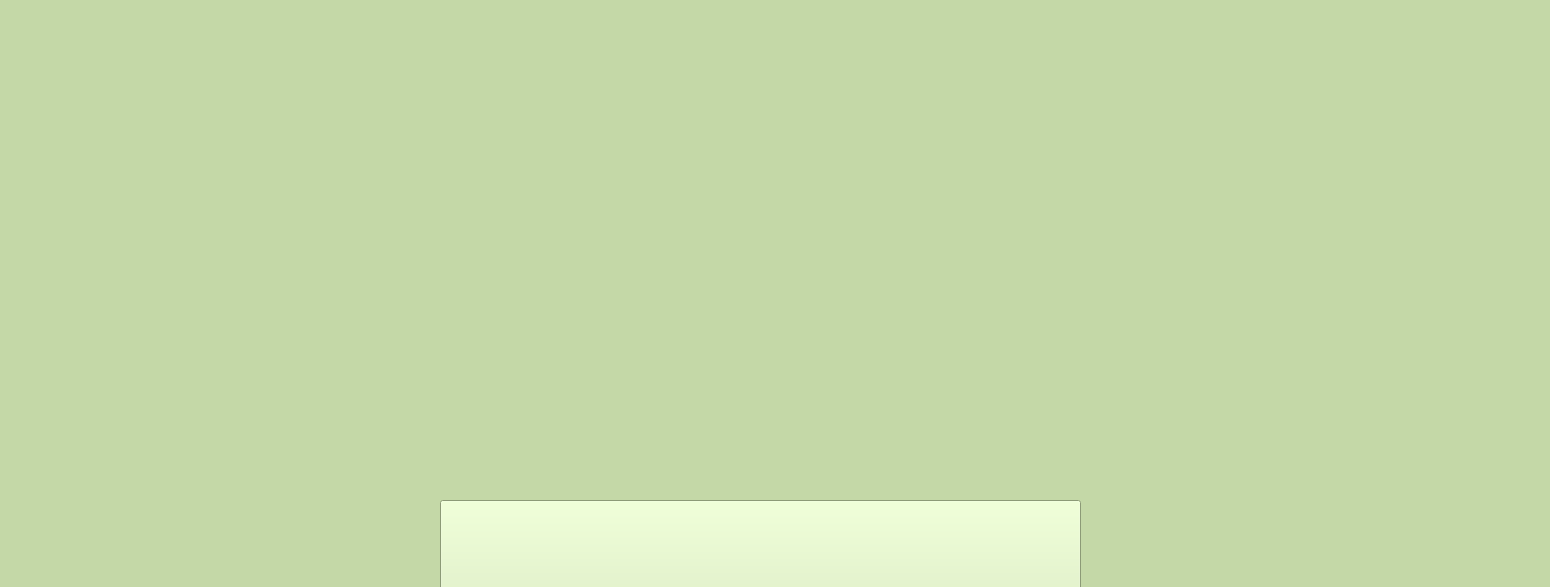
<?xml version="1.0" encoding="UTF-8"?>
<ui version="4.0">
 <class>Widget</class>
 <widget class="QWidget" name="Widget">
  <property name="geometry">
   <rect>
    <x>0</x>
    <y>0</y>
    <width>1550</width>
    <height>587</height>
   </rect>
  </property>
  <property name="windowTitle">
   <string>Widget</string>
  </property>
  <property name="styleSheet">
   <string notr="true">background-color: rgb(196, 216, 167);</string>
  </property>
  <widget class="QLabel" name="label">
   <property name="geometry">
    <rect>
     <x>80</x>
     <y>50</y>
     <width>1361</width>
     <height>401</height>
    </rect>
   </property>
   <property name="styleSheet">
    <string notr="true">border-image: url(:/new/prefix1/image/title.jpg);</string>
   </property>
   <property name="text">
    <string/>
   </property>
  </widget>
  <widget class="QPushButton" name="pushButton">
   <property name="geometry">
    <rect>
     <x>440</x>
     <y>500</y>
     <width>641</width>
     <height>291</height>
    </rect>
   </property>
   <property name="styleSheet">
    <string notr="true">border-image: url(:/new/prefix1/image/start.jpg);</string>
   </property>
   <property name="text">
    <string/>
   </property>
  </widget>
  <widget class="QPushButton" name="pushButton_2">
   <property name="geometry">
    <rect>
     <x>440</x>
     <y>820</y>
     <width>641</width>
     <height>291</height>
    </rect>
   </property>
   <property name="styleSheet">
    <string notr="true">border-image: url(:/new/prefix1/image/end.jpg);</string>
   </property>
   <property name="text">
    <string/>
   </property>
  </widget>
 </widget>
 <layoutdefault spacing="6" margin="11"/>
 <resources/>
 <connections/>
</ui>
